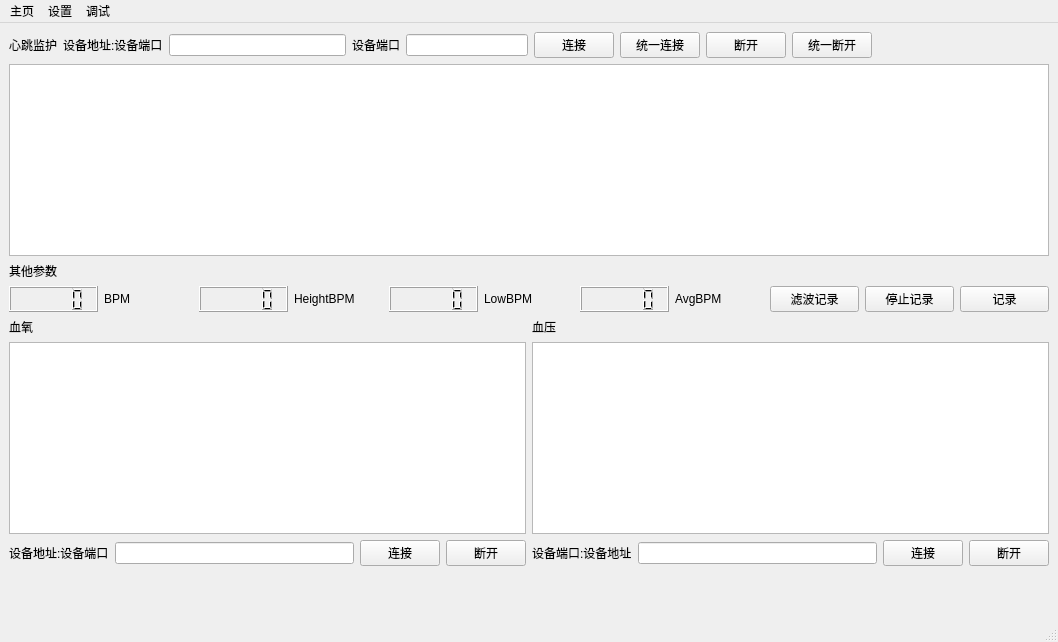
<?xml version="1.0" encoding="UTF-8"?>
<ui version="4.0">
 <class>MainWindow</class>
 <widget class="QMainWindow" name="MainWindow">
  <property name="geometry">
   <rect>
    <x>0</x>
    <y>0</y>
    <width>1058</width>
    <height>642</height>
   </rect>
  </property>
  <property name="windowTitle">
   <string>MainWindow</string>
  </property>
  <widget class="QWidget" name="centralwidget">
   <layout class="QGridLayout" name="gridLayout_2">
    <item row="0" column="0">
     <layout class="QGridLayout" name="gridLayout_3">
      <item row="1" column="0">
       <widget class="PlotWidget" name="graphicsView">
        <property name="cursor" stdset="0">
         <cursorShape>CrossCursor</cursorShape>
        </property>
       </widget>
      </item>
      <item row="2" column="0">
       <widget class="QLabel" name="label_6">
        <property name="text">
         <string>其他参数</string>
        </property>
       </widget>
      </item>
      <item row="4" column="0">
       <layout class="QHBoxLayout" name="horizontalLayout_2">
        <item>
         <widget class="QLabel" name="label_8">
          <property name="text">
           <string>血氧</string>
          </property>
         </widget>
        </item>
        <item>
         <widget class="QLabel" name="label_7">
          <property name="text">
           <string>血压</string>
          </property>
         </widget>
        </item>
       </layout>
      </item>
      <item row="6" column="0">
       <layout class="QHBoxLayout" name="horizontalLayout_7">
        <item>
         <layout class="QHBoxLayout" name="horizontalLayout_9">
          <item>
           <widget class="QLabel" name="label_10">
            <property name="text">
             <string>设备地址:设备端口</string>
            </property>
           </widget>
          </item>
          <item>
           <widget class="QLineEdit" name="lineEdit_2"/>
          </item>
          <item>
           <widget class="QPushButton" name="pushButton_5">
            <property name="text">
             <string>连接</string>
            </property>
           </widget>
          </item>
          <item>
           <widget class="QPushButton" name="pushButton_10">
            <property name="text">
             <string>断开</string>
            </property>
           </widget>
          </item>
         </layout>
        </item>
        <item>
         <layout class="QHBoxLayout" name="horizontalLayout_8">
          <item>
           <widget class="QLabel" name="label_11">
            <property name="text">
             <string>设备端口:设备地址</string>
            </property>
           </widget>
          </item>
          <item>
           <widget class="QLineEdit" name="lineEdit_3"/>
          </item>
          <item>
           <widget class="QPushButton" name="pushButton_6">
            <property name="text">
             <string>连接</string>
            </property>
           </widget>
          </item>
          <item>
           <widget class="QPushButton" name="pushButton_11">
            <property name="text">
             <string>断开</string>
            </property>
           </widget>
          </item>
         </layout>
        </item>
       </layout>
      </item>
      <item row="5" column="0">
       <layout class="QHBoxLayout" name="horizontalLayout_3">
        <item>
         <widget class="QGraphicsView" name="graphicsView_2"/>
        </item>
        <item>
         <widget class="QGraphicsView" name="graphicsView_3"/>
        </item>
       </layout>
      </item>
      <item row="0" column="0">
       <layout class="QHBoxLayout" name="horizontalLayout_4">
        <item>
         <widget class="QLabel" name="label_5">
          <property name="text">
           <string>心跳监护</string>
          </property>
         </widget>
        </item>
        <item>
         <layout class="QHBoxLayout" name="horizontalLayout_5">
          <item>
           <widget class="QLabel" name="label_9">
            <property name="text">
             <string>设备地址:设备端口</string>
            </property>
           </widget>
          </item>
          <item>
           <widget class="QLineEdit" name="betlineEdit"/>
          </item>
          <item>
           <layout class="QHBoxLayout" name="horizontalLayout_6">
            <item>
             <widget class="QLabel" name="label_12">
              <property name="text">
               <string>设备端口</string>
              </property>
             </widget>
            </item>
            <item>
             <widget class="QLineEdit" name="betPort"/>
            </item>
           </layout>
          </item>
          <item>
           <widget class="QPushButton" name="betConnect">
            <property name="text">
             <string>连接</string>
            </property>
           </widget>
          </item>
          <item>
           <widget class="QPushButton" name="allConnect">
            <property name="text">
             <string>统一连接</string>
            </property>
           </widget>
          </item>
          <item>
           <widget class="QPushButton" name="betDisconnect">
            <property name="text">
             <string>断开</string>
            </property>
           </widget>
          </item>
          <item>
           <widget class="QPushButton" name="allDisconnect">
            <property name="text">
             <string>统一断开</string>
            </property>
           </widget>
          </item>
          <item>
           <spacer name="horizontalSpacer">
            <property name="orientation">
             <enum>Qt::Horizontal</enum>
            </property>
            <property name="sizeHint" stdset="0">
             <size>
              <width>40</width>
              <height>20</height>
             </size>
            </property>
           </spacer>
          </item>
         </layout>
        </item>
       </layout>
      </item>
      <item row="3" column="0">
       <layout class="QHBoxLayout" name="horizontalLayout">
        <item>
         <widget class="QLCDNumber" name="lcdNumber"/>
        </item>
        <item>
         <widget class="QLabel" name="label">
          <property name="text">
           <string>BPM</string>
          </property>
         </widget>
        </item>
        <item>
         <widget class="QLCDNumber" name="lcdNumber_2"/>
        </item>
        <item>
         <widget class="QLabel" name="label_2">
          <property name="text">
           <string>HeightBPM</string>
          </property>
         </widget>
        </item>
        <item>
         <widget class="QLCDNumber" name="lcdNumber_3"/>
        </item>
        <item>
         <widget class="QLabel" name="label_3">
          <property name="text">
           <string>LowBPM</string>
          </property>
         </widget>
        </item>
        <item>
         <widget class="QLCDNumber" name="lcdNumber_4"/>
        </item>
        <item>
         <widget class="QLabel" name="label_4">
          <property name="text">
           <string>AvgBPM</string>
          </property>
         </widget>
        </item>
        <item>
         <widget class="QPushButton" name="pushButton_3">
          <property name="text">
           <string>滤波记录</string>
          </property>
         </widget>
        </item>
        <item>
         <widget class="QPushButton" name="pushButton_2">
          <property name="text">
           <string>停止记录</string>
          </property>
         </widget>
        </item>
        <item>
         <widget class="QPushButton" name="pushButton">
          <property name="text">
           <string>记录</string>
          </property>
         </widget>
        </item>
       </layout>
      </item>
      <item row="8" column="0">
       <spacer name="verticalSpacer_2">
        <property name="orientation">
         <enum>Qt::Vertical</enum>
        </property>
        <property name="sizeHint" stdset="0">
         <size>
          <width>20</width>
          <height>40</height>
         </size>
        </property>
       </spacer>
      </item>
     </layout>
    </item>
   </layout>
  </widget>
  <widget class="QMenuBar" name="menubar">
   <property name="geometry">
    <rect>
     <x>0</x>
     <y>0</y>
     <width>1058</width>
     <height>23</height>
    </rect>
   </property>
   <widget class="QMenu" name="menu">
    <property name="title">
     <string>主页</string>
    </property>
   </widget>
   <widget class="QMenu" name="menu_2">
    <property name="title">
     <string>设置</string>
    </property>
   </widget>
   <widget class="QMenu" name="menu_3">
    <property name="title">
     <string>调试</string>
    </property>
   </widget>
   <addaction name="menu"/>
   <addaction name="menu_2"/>
   <addaction name="menu_3"/>
  </widget>
  <widget class="QStatusBar" name="statusbar"/>
 </widget>
 <customwidgets>
  <customwidget>
   <class>PlotWidget</class>
   <extends>QGraphicsView</extends>
   <header>pyqtgraph</header>
  </customwidget>
 </customwidgets>
 <resources/>
 <connections/>
</ui>
